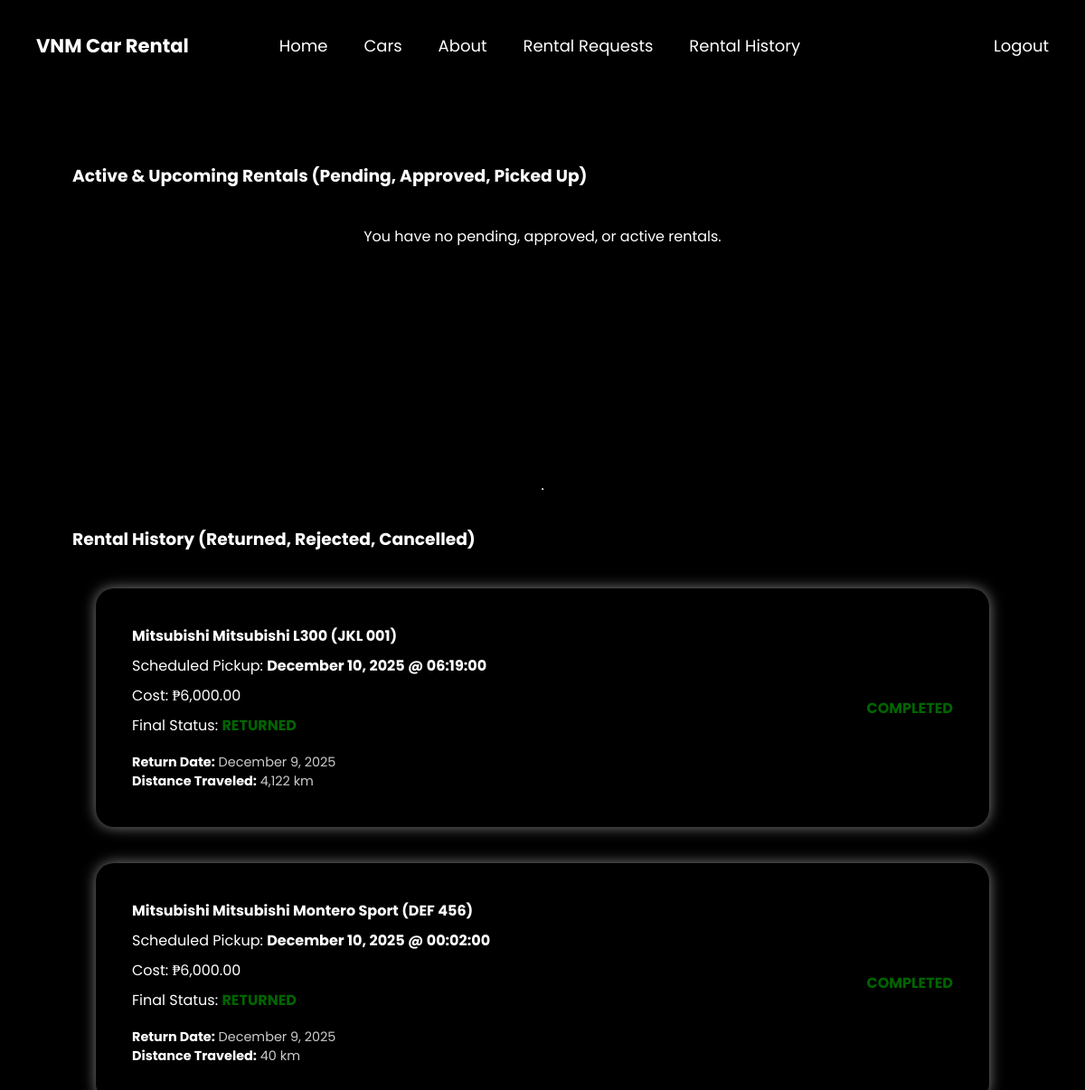
The page /vnm-system1/php/customer_lifecycle.php (signed in) on the database as committed earlier.
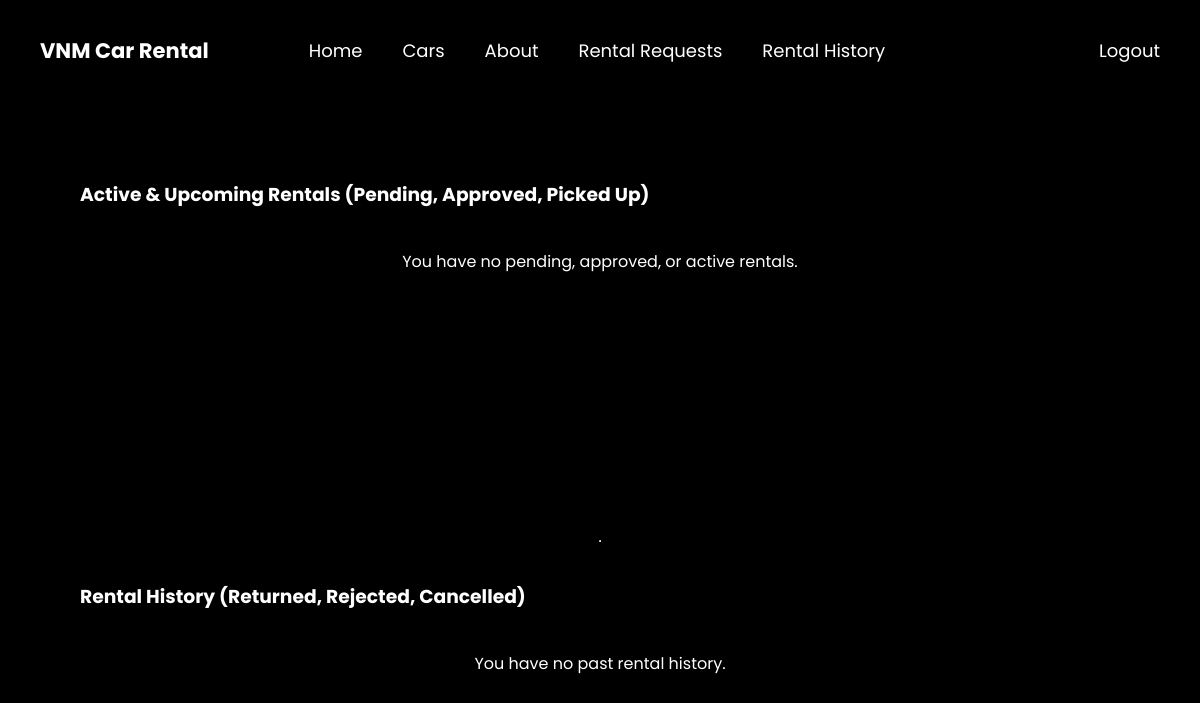
The same page on the database as committed later.
### tables this page shows
CREATE TABLE `rental_requests` (
  `request_id` int(11) NOT NULL,
  `user_id` int(11) NOT NULL,
  `car_id` int(11) NOT NULL,
  `driver_license_photo` varchar(500) DEFAULT NULL,
  `rental_date` date NOT NULL,
  `rental_time` time NOT NULL,
  `rental_duration_days` int(11) NOT NULL,
  `total_cost` decimal(10,2) DEFAULT NULL,
  `odometer_pickup` int(11) DEFAULT NULL,
  `condition_pickup` text DEFAULT NULL,
  `actual_pickup_datetime` datetime DEFAULT NULL,
  `payment_proof_path` varchar(255) DEFAULT NULL,
  `payment_method` varchar(50) DEFAULT NULL,
  `payment_reference_no` varchar(100) DEFAULT NULL,
  `admin_notes` text DEFAULT NULL,
  `request_status` enum('Pending','Approved','Rejected','Cancelled','Picked Up','Returned','Early_Return_Pending') NOT NULL DEFAULT 'Pending',
  `request_timestamp` datetime NOT NULL DEFAULT current_timestamp(),
  `payment_status` enum('Unpaid','Paid','Proof Uploaded') NOT NULL DEFAULT 'Unpaid',
  `rental_lifecycle_status` enum('Scheduled','PickedUp','OnRide','Returned') NOT NULL DEFAULT 'Scheduled'
);

CREATE TABLE `cars` (
  `car_id` int(11) NOT NULL,
  `model` varchar(100) NOT NULL,
  `plate_no` varchar(20) NOT NULL,
  `car_brand` varchar(100) NOT NULL,
  `year` year(4) NOT NULL,
  `daily_rate` decimal(10,2) NOT NULL,
  `owner` varchar(150) NOT NULL,
  `fuel_type` varchar(50) NOT NULL,
  `transmission` varchar(50) NOT NULL,
  `is_available` tinyint(1) DEFAULT 1,
  `location_id` int(11) NOT NULL,
  `image` varchar(255) DEFAULT NULL,
  `availability` tinyint(1) NOT NULL DEFAULT 1,
  `description` text DEFAULT NULL
);

CREATE TABLE `rental_return_details` (
  `return_id` int(11) NOT NULL,
  `request_id` int(11) NOT NULL,
  `return_admin_id` int(11) DEFAULT NULL,
  `return_date_actual` datetime NOT NULL,
  `car_condition_return` text DEFAULT NULL,
  `odometer_return` int(11) DEFAULT NULL,
  `damage_fee` decimal(10,2) NOT NULL DEFAULT 0.00
);

CREATE TABLE `rental_pickup_details` (
  `pickup_id` int(11) NOT NULL,
  `request_id` int(11) NOT NULL,
  `pickup_admin_id` int(11) DEFAULT NULL,
  `pickup_date_actual` datetime NOT NULL,
  `car_condition_pickup` text DEFAULT NULL,
  `odometer_pickup` int(11) DEFAULT NULL
);

### vnm-system1/php/customer_lifecycle.php (the view, shortened to what the changed rows need)
<?php
include 'db.php';
$current_user_id = (int) $_SESSION['user'];
$history_sql = "
    SELECT
        rr.request_id, rr.rental_date, rr.rental_time, rr.total_cost, rr.request_status, rr.payment_status,
        c.car_brand, c.model, c.plate_no,
        pd.odometer_pickup,
        rd.odometer_return, rd.return_date_actual, rd.damage_fee
    FROM rental_requests rr
    INNER JOIN cars c ON rr.car_id = c.car_id
    LEFT JOIN rental_pickup_details pd ON rr.request_id = pd.request_id
    LEFT JOIN rental_return_details rd ON rr.request_id = rd.request_id
    WHERE rr.request_status IN ('Returned', 'Rejected', 'Cancelled')
        AND rr.user_id = ?
    ORDER BY rr.rental_date DESC";
$stmt_history = $conn->prepare($history_sql);
$stmt_history->bind_param('i', $current_user_id);
$stmt_history->execute();
$history_details = $stmt_history->get_result();
?>
<!DOCTYPE html>
<html lang="en">
<head>
    <link rel="stylesheet" href="../css/main.css">
    <link rel="stylesheet" href="../css/rent_form.css">
    <link rel="stylesheet" href="../css/rental.css?v=1.5">
</head>
<body>
    <main>
        <section id="history">
            <h3>Rental History (Returned, Rejected, Cancelled)</h3>
            <?php if ($history_details->num_rows > 0): ?>
                <?php while ($row = $history_details->fetch_assoc()):
                    $rental_date_display = date('F j, Y', strtotime($row['rental_date']));
                    $car_display = htmlspecialchars("{$row['car_brand']} {$row['model']} ({$row['plate_no']})");
                    $status_text = htmlspecialchars($row['request_status']);
                    $status_color = 'grey';
                    if ($status_text === 'Returned') {
                        $status_color = 'darkgreen';
                    } elseif ($status_text === 'Rejected') {
                        $status_color = 'red';
                    } elseif ($status_text === 'Cancelled') {
                        $status_color = 'grey';
                    }
                ?>
                <div class="rental-detail">
                    <div class="detail">
                        <h4><?= $car_display ?></h4>
                        <p>Scheduled Pickup: <strong><?= $rental_date_display ?> @ <?= htmlspecialchars($row['rental_time']) ?></strong></p>
                        <p>Cost: ₱<?= number_format($row['total_cost'], 2) ?></p>
                        <p>Final Status: <span style="font-weight: bold; color: <?= $status_color ?>;"><?= strtoupper($status_text) ?></span></p>
                        <?php if ($status_text === 'Returned'): ?>
                            <p style="font-size: 0.9em; margin-top: 10px; color: #ccc;">
                                <strong>Return Date:</strong> <?= date('F j, Y', strtotime($row['return_date_actual'])) ?><br>
                                <strong>Distance Traveled:</strong> <?= number_format($row['odometer_return'] - $row['odometer_pickup']) ?> km
                            </p>
                        <?php endif; ?>
                    </div>
                    <div class="action-status">
                        <?php if ($status_text === 'Returned'): ?>
                            <p style="color: darkgreen; font-weight: bold; margin: 0;">COMPLETED</p>
                        <?php else: ?>
                            <p style="color: <?= $status_color ?>; font-weight: bold; margin: 0;">STOPPED</p>
                        <?php endif; ?>
                    </div>
                </div>
                <?php endwhile; ?>
            <?php else: ?>
                <p>You have no past rental history.</p>
            <?php endif; ?>
        </section>
    </main>
</body>
</html>

Rows that differ between the two databases and show on the page:
removed rental_requests: car.plate_no "Mitsubishi Mitsubishi L300 (JKL 001)", rental_date "December 10, 2025", rental_time "06:19:00", total_cost "6,000.00", request_status "RETURNED", rental_return_details.return_date_actual "December 9, 2025", rental_return_details.odometer_return "4,122", shows "COMPLETED"
removed rental_requests: car.plate_no "Mitsubishi Mitsubishi Montero Sport (DEF 456)", rental_date "December 10, 2025", rental_time "00:02:00", total_cost "6,000.00", request_status "RETURNED", rental_return_details.return_date_actual "December 9, 2025", rental_return_details.odometer_return "40", shows "COMPLETED"
Other text that changed with them:
text now shown: "You have no past rental history."
